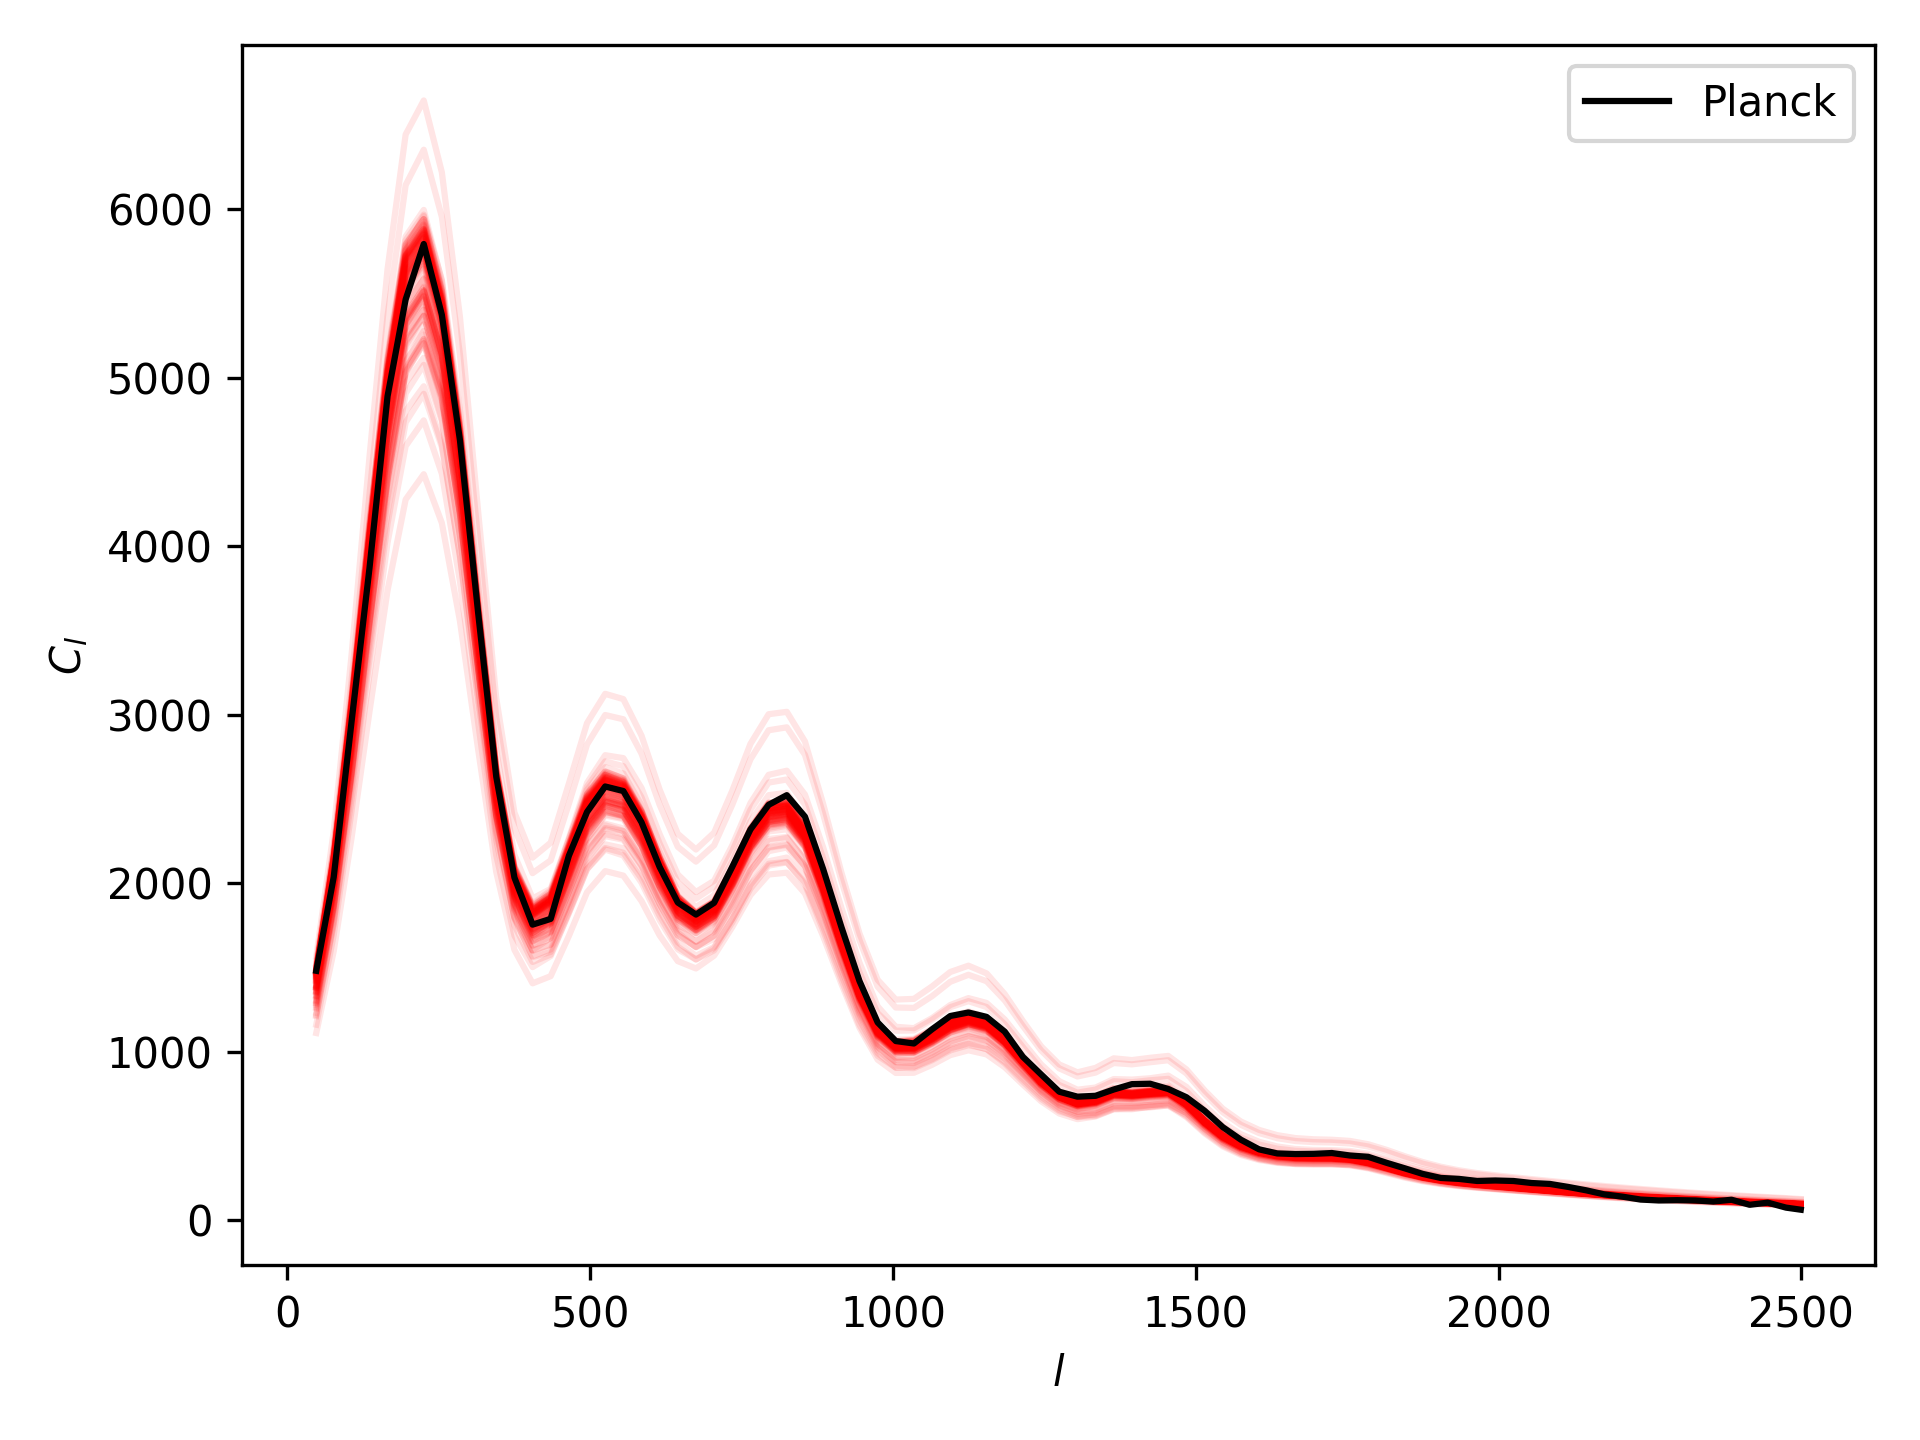

Generate this figure with Python:
from pypolychord.settings import PolyChordSettings
import pypolychord
from cmblike.data import get_data
from cmblike.noise import planck_noise
from cmblike.cmb import CMB
import numpy as np

nDims = 6
nDerived = 0

p, l = get_data(base_dir='cosmology-data/').get_planck()
planck_noise = planck_noise(l).calculate_noise()

cmbs = CMB()

likelihood = cmbs.get_likelihood(p, l, noise=planck_noise)
prior = cmbs.prior

file = 'Planck_fit/'
RESUME = True

settings = PolyChordSettings(nDims, 0) #settings is an object
settings.read_resume = RESUME
settings.base_dir = file + '/'
#settings.nlive = 200*6

output = pypolychord.run_polychord(likelihood, nDims, nDerived, settings, prior)
paramnames = [('p%i' % i, r'\theta_%i' % i) for i in range(nDims)]
output.make_paramnames_files(paramnames)

from fgivenx import plot_contours, plot_lines
import matplotlib.pyplot as plt
from anesthetic import read_chains

def signal():
    def signal_func(_, parameters):
        cl, sample = cmbs.get_samples(l, parameters, noise=planck_noise)
        return sample*(l*(l+1))/(2*np.pi)
    return signal_func

fig, axes = plt.subplots(1)

samples = read_chains('Planck_fit/test')
samples = samples.compress()

names = ['p' + str(i) for i in range(6)]
samples = samples[names].values
plot_lines(signal, l, samples, axes, color='r')
plt.plot(l, p*(l*(l+1))/(2*np.pi), c='k', label='Planck')
plt.xlabel(r'$l$')
plt.ylabel(r'$C_l$')
plt.legend()
plt.tight_layout()
plt.savefig('planck_fit.png', dpi=300)
plt.show()
